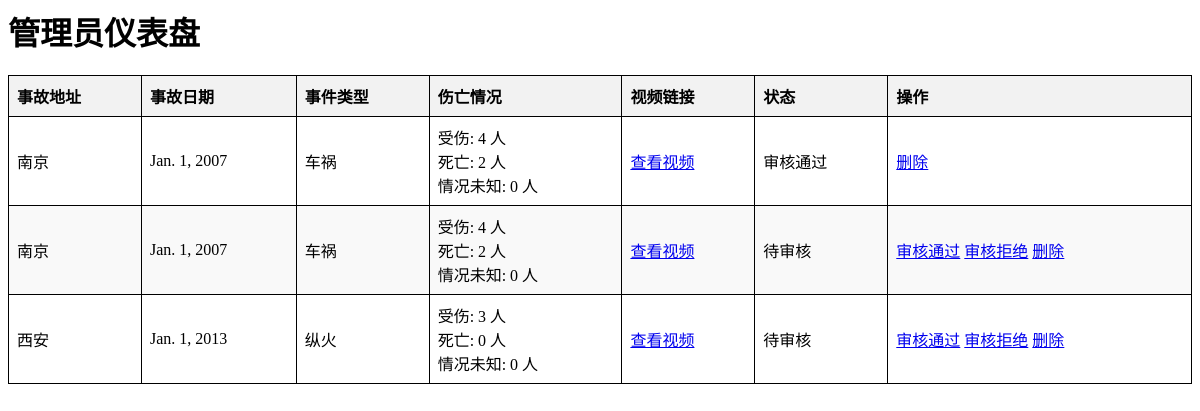
Before: /admin_dashboard/ (signed in) with the older database file.
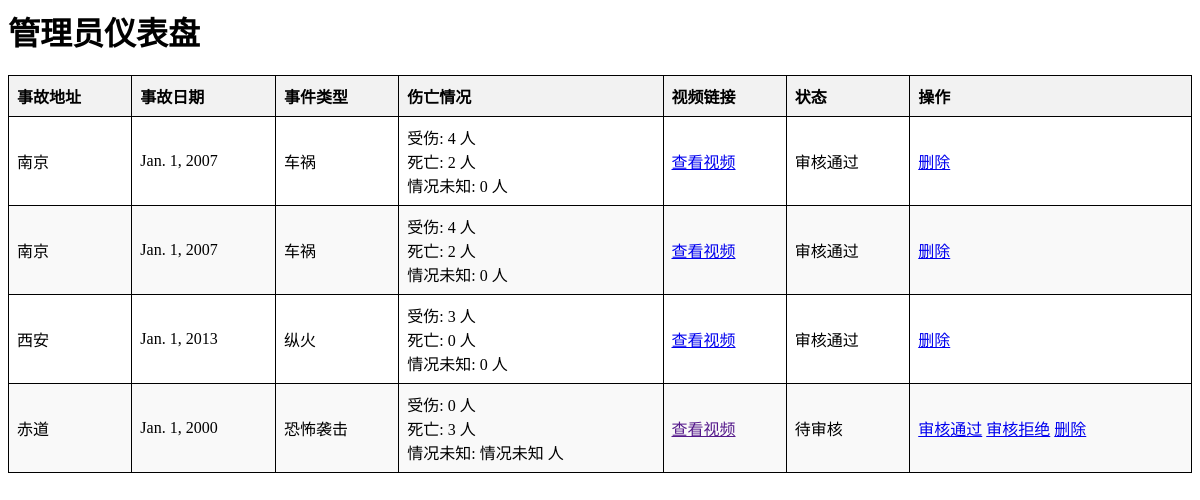
After: the same page with the newer database file.
### data/models.py (models this page shows, shortened)
class Accident(models.Model):
    address = models.CharField(max_length=200)
    accident_date = models.DateField()
    description = models.TextField()
    accident_type = models.CharField(max_length=200)
    injured = models.IntegerField(default=0)
    dead = models.IntegerField(default=0)
    unknown = models.CharField(max_length=200, default='情况未知')
    latitude = models.FloatField(default=0.0)
    longitude = models.FloatField(default=0.0)
    video_link = models.CharField(max_length=200)
    is_approved = models.BooleanField(False)
    is_deleted = models.BooleanField(default=False)
    created_by = models.ForeignKey(User, on_delete=models.CASCADE)

### users/views.py (the view)
# urls.py: path('admin_dashboard/', views.admin_dashboard, name='admin_dashboard'),
@login_required
def admin_dashboard(request):
    accidents = Accident.objects.filter(is_deleted=False)
    return render(request, 'users/admin_dashboard.html', {'accidents': accidents})

### templates/users/admin_dashboard.html (shortened to what this page needs)
{% block content %}
    <div class="container mt-4">
        <h1>管理员仪表盘</h1>
        <table class="table">
            <thead>
                <tr>
                    <th>事故地址</th>
                    <th>事故日期</th>
                    <th>事件类型</th>
                    <th>伤亡情况</th>
                    <th>视频链接</th>
                    <th>状态</th>
                    <th>操作</th>
                </tr>
            </thead>
            <tbody>
                {% for accident in accidents %}
                    <tr>
                        <td>{{ accident.address }}</td>
                        <td>{{ accident.accident_date }}</td>
                        <td>{{ accident.accident_type }}</td>
                        <td>
                            受伤: {{ accident.injured|default:0 }} 人<br>
                            死亡: {{ accident.dead|default:0 }} 人<br>
                            情况未知: {{ accident.unknown|default:0 }} 人
                        </td>
                        <td>
                            <a href="{{ accident.video_link }}" target="_blank">查看视频</a>
                        </td>
                        <td>
                          {% if accident.is_approved %}
                            <span class="badge bg-success">审核通过</span>
                          {% else %}
                            <span class="badge bg-warning">待审核</span>
                          {% endif %}
                        </td>
                        <td>
                          {% if not accident.is_approved %}
                            <a href="{% url 'admin_approve_accident' accident.id %}" class="btn btn-success">审核通过</a>
                            <a href="{% url 'admin_reject_accident' accident.id %}" class="btn btn-danger">审核拒绝</a>
                          {% endif %}
                            <a href="{% url 'admin_delete_accident' accident.id %}" class="btn btn-warning">删除</a>
                        </td>
                    </tr>
                    {% empty %}
                      <tr>
                        <td colspan="7" class="text-center">没有待处理的事故记录。</td>
                      </tr>
                {% endfor %}
            </tbody>
        </table>
    </div>
{% endblock %}

### templates/users/admin_dashboard.html (style rules this page uses)
.table { width: 100%; border-collapse: collapse; }
.table th, .table td { border: 1px solid black; padding: 8px; text-align: left; }
.table th { background-color: #f2f2f2; }
.table tr:nth-child(even) { background-color: #f9f9f9; }

Changed rows visible on the page:
changed Accident (number 2 of 4 on the later page): no longer shows "待审核 审核拒绝"
changed Accident "西安": no longer shows "待审核 审核拒绝"
added Accident: address "赤道", accident_date "Jan. 1, 2000", accident_type "恐怖袭击", injured "0", dead "3", unknown "情况未知", is_approved "待审核"
